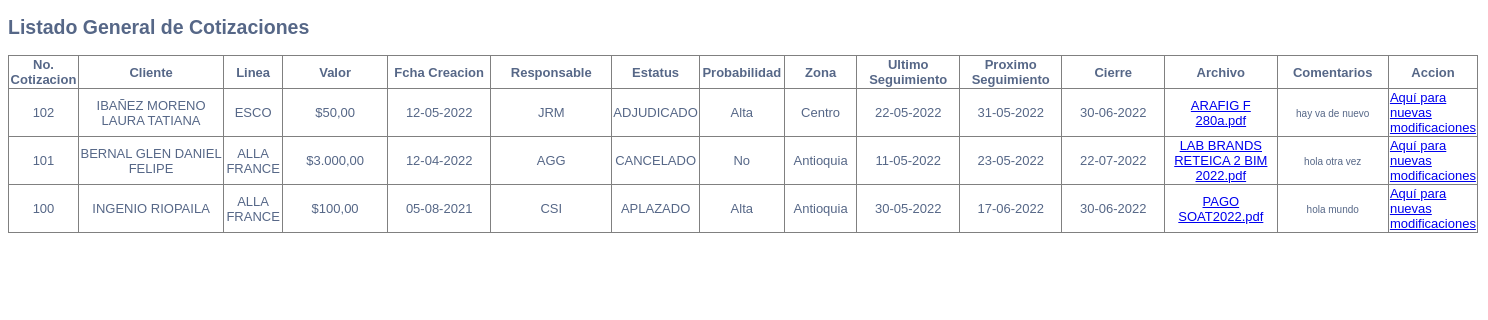
The page /subir/doc_creador_r.php on the database its author committed.
### tables this page shows
CREATE TABLE IF NOT EXISTS `tbl_cotizacion` (
  `id_registro` int(11) NOT NULL AUTO_INCREMENT,
  `id_cotizacion` int(11) NOT NULL,
  `id_cliente` varchar(20) NOT NULL,
  `id_linea` int(11) NOT NULL,
  `valor` bigint(255) NOT NULL,
  `fecha_crea` date NOT NULL,
  `id_responsable` int(11) NOT NULL,
  `id_estatus` int(11) NOT NULL,
  `Probabilidad` varchar(11) NOT NULL,
  `id_zona` int(11) NOT NULL,
  `ultseg_fecha` date NOT NULL,
  `proxseg_fecha` date NOT NULL,
  `cierre_fecha` date NOT NULL,
  `archivo` varchar(255) NOT NULL,
  `id_usuario` int(11) NOT NULL,
  `comentarios` varchar(200) NOT NULL,
  `Supervisor` varchar(11) NOT NULL,
  PRIMARY KEY (`id_registro`)
);

CREATE TABLE IF NOT EXISTS `tbl_cliente` (
  `id_cliente` varchar(15) NOT NULL,
  `nombre_cliente` varchar(100) NOT NULL,
  PRIMARY KEY (`id_cliente`)
);

CREATE TABLE IF NOT EXISTS `tbl_linea` (
  `id_linea` int(11) NOT NULL,
  `nombre_linea` varchar(255) NOT NULL,
  PRIMARY KEY (`id_linea`)
);

CREATE TABLE IF NOT EXISTS `tbl_responsable` (
  `id_responsable` int(11) NOT NULL,
  `nombre_responsable` varchar(50) NOT NULL,
  `ini_responsable` varchar(11) NOT NULL,
  `Supervisor` varchar(11) NOT NULL,
  PRIMARY KEY (`id_responsable`)
);

CREATE TABLE IF NOT EXISTS `tbl_estatus` (
  `id_estatus` int(11) NOT NULL,
  `nombre_estatus` varchar(20) NOT NULL,
  PRIMARY KEY (`id_estatus`),
  KEY `id_estatus` (`id_estatus`),
  KEY `id_estatus_2` (`id_estatus`)
);

CREATE TABLE IF NOT EXISTS `tbl_zona` (
  `id_zona` int(11) NOT NULL,
  `nombre_zona` varchar(50) NOT NULL,
  PRIMARY KEY (`id_zona`)
);

### subir/config.inc.php (called while the page is built, shortened)
<?php
class Conect_MySql {
     var $obj = array ( "dbname"	=>	"ingresar",
                       "dbuser"		=>	"admin"		,
                       "dbpwd"		=>	"Q!w2e3r4t5"		,
                       "dbhost"		=>	"localhost"	);
     var $db_connect_id = "";
    private function connect(){
		$this->db_connect_id = mysqli_connect($this->obj['dbhost'],$this->obj['dbuser'],$this->obj['dbpwd'],$this->obj['dbname']);
  }
function execute($query) {
        $this->q_id = mysqli_query($this->db_connect_id,$query);
	return $this->q_id;
    }
  public function fetch_row($q_id = "") {
        $result = mysqli_fetch_array($q_id);
        return $result;
    }
}
?>

### subir/doc_creador_r.php (the view, shortened to what this page needs)
<!DOCTYPE html>
<html>
    <head>
    </head>
 <body>
    <div class="container">
        <div class="table-wrapper">
            <div class="table-title">
			                <div class="row">
                    <div class="col-sm-4">
						<h2>Listado General de Cotizaciones</h2>
					</div>
                </div>
            </div>
		<table width="1470" border='1' style="border-collapse: collapse" >
  <tbody>
  	   <thead>
			<tr>
                <th width="67" scope="col">No. Cotizacion</th>
                <th width="144" scope="col">Cliente</th>
                <th width="56" scope="col">Linea</th>
                <th width="103" scope="col">Valor</th>
                <th width="101" scope="col">Fcha Creacion</th>
                <th width="119" scope="col">Responsable</th>
                <th width="66" scope="col">Estatus</th>
                <th width="82" scope="col">Probabilidad</th>
                <th width="70" scope="col">Zona</th>
                <th width="100" scope="col">Ultimo Seguimiento</th>
                <th width="100" scope="col">Proximo Seguimiento</th>
                <th width="101" scope="col">Cierre</th>
                <th width="110" scope="col">Archivo</th>
                <th width="109" scope="col">Comentarios</th>
				<th width="80" scope="col">Accion</th>
            </tr>
		</thead>
        <?php
        include 'config.inc.php';
        $db=new Conect_MySql();
		    $sql = "SELECT id_cotizacion, tbl_cliente.nombre_cliente, tbl_linea.nombre_linea, valor, fecha_crea, tbl_responsable.ini_responsable, tbl_estatus.nombre_estatus, probabilidad, tbl_zona.nombre_zona, ultseg_fecha, proxseg_fecha, cierre_fecha,archivo,comentarios FROM tbl_cotizacion INNER JOIN tbl_cliente ON tbl_cotizacion.id_cliente = tbl_cliente.id_cliente INNER JOIN tbl_responsable ON tbl_cotizacion.id_responsable = tbl_responsable.id_responsable INNER JOIN tbl_estatus ON tbl_cotizacion.id_estatus = tbl_estatus.id_estatus INNER JOIN tbl_zona ON tbl_cotizacion.id_zona = tbl_zona.id_zona INNER JOIN tbl_linea ON tbl_cotizacion.id_linea = tbl_linea.id_linea ORDER BY fecha_crea DESC";
$query = $db->execute($sql);
            while($datos=$db->fetch_row($query)){?>
			<tr>
                <td align="center" valign="middle" scope="row" data-label="No. Cotizacion"><?php echo $datos['id_cotizacion']; ?></td>
                <td align="center" valign="middle"><?php echo $datos['nombre_cliente']; ?></td>
				<td align="center" valign="middle"><?php echo $datos['nombre_linea']; ?></td>
				<td align="center" valign="middle">$<?php echo number_format ($datos ['valor'],2,',','.'); ?></pre></td>
				<td align="center" valign="middle"><?php echo date("d-m-Y", strtotime($datos["fecha_crea"])); ?></td>
				<td align="center" valign="middle"><?php echo $datos['ini_responsable']; ?></td>
				<td align="center" valign="middle"><?php echo $datos['nombre_estatus']; ?></td>
				<td align="center" valign="middle"><?php echo $datos['probabilidad']; ?></td>
				<td align="center" valign="middle"><?php echo $datos['nombre_zona']; ?></td>
				<td align="center" valign="middle"><?php echo date("d-m-Y", strtotime($datos["ultseg_fecha"])); ?></td>
				<td align="center" valign="middle"><?php echo date("d-m-Y", strtotime($datos["proxseg_fecha"])); ?></td>
				<td align="center" valign="middle"><?php echo date("d-m-Y", strtotime($datos["cierre_fecha"])); ?></td>
                <td align="center" valign="middle"><a href="archivo_r.php?id=<?php echo $datos['id_cotizacion']?>"><?php echo $datos['archivo']; ?></a></td>
				<td align="center" valign="middle"><font size="1px"><?php echo $datos['comentarios']; ?></td>
               	<td><a  class="myButton" title="Aquí para nuevas modificaciones" href="editar_r.php?id=<?php echo $datos['id_cotizacion']?>">Aquí para nuevas modificaciones</a>
              </tr>
		</tbody>
          <?php  } ?>
        </table>
    </body>
</html>

### subir/doc_creador_r.php (style rules this page uses)
body { color: #566787; background: #ffffff; font-family: 'Varela Round', sans-serif; font-size: 13px; }

### rows shown on the page
tbl_cotizacion: id_cotizacion "102", id_cliente.nombre_cliente "IBAÑEZ MORENO LAURA TATIANA", id_linea.nombre_linea "ESCO", valor "50,00", fecha_crea "12-05-2022", id_responsable.ini_responsable "JRM", id_estatus.nombre_estatus "ADJUDICADO", Probabilidad "Alta", id_zona.nombre_zona "Centro", ultseg_fecha "22-05-2022", proxseg_fecha "31-05-2022", cierre_fecha "30-06-2022", archivo "ARAFIG F 280a.pdf", comentarios "hay va de nuevo"
tbl_cotizacion: id_cotizacion "101", id_cliente.nombre_cliente "BERNAL GLEN DANIEL FELIPE", id_linea.nombre_linea "ALLA FRANCE", valor "3.000,00", fecha_crea "12-04-2022", id_responsable.ini_responsable "AGG", id_estatus.nombre_estatus "CANCELADO", Probabilidad "No", id_zona.nombre_zona "Antioquia", ultseg_fecha "11-05-2022", proxseg_fecha "23-05-2022", cierre_fecha "22-07-2022", archivo "LAB BRANDS RETEICA 2 BIM 2022.pdf", comentarios "hola otra vez"
tbl_cotizacion: id_cotizacion "100", id_cliente.nombre_cliente "INGENIO RIOPAILA", id_linea.nombre_linea "ALLA FRANCE", valor "100,00", fecha_crea "05-08-2021", id_responsable.ini_responsable "CSI", id_estatus.nombre_estatus "APLAZADO", Probabilidad "Alta", id_zona.nombre_zona "Antioquia", ultseg_fecha "30-05-2022", proxseg_fecha "17-06-2022", cierre_fecha "30-06-2022", archivo "PAGO SOAT2022.pdf", comentarios "hola mundo"
